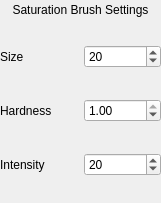
<?xml version="1.0" encoding="UTF-8"?>
<ui version="4.0">
 <class>SatBrush</class>
 <widget class="QWidget" name="SatBrush">
  <property name="geometry">
   <rect>
    <x>0</x>
    <y>0</y>
    <width>161</width>
    <height>203</height>
   </rect>
  </property>
  <property name="windowTitle">
   <string>Saturation Brush Settings</string>
  </property>
  <widget class="QWidget" name="gridLayoutWidget">
   <property name="geometry">
    <rect>
     <x>0</x>
     <y>20</y>
     <width>161</width>
     <height>181</height>
    </rect>
   </property>
   <layout class="QGridLayout" name="gridLayout">
    <item row="2" column="0">
     <widget class="QLabel" name="lIntensity">
      <property name="text">
       <string>Intensity</string>
      </property>
     </widget>
    </item>
    <item row="0" column="0">
     <widget class="QLabel" name="lSize">
      <property name="text">
       <string>Size</string>
      </property>
     </widget>
    </item>
    <item row="1" column="0">
     <widget class="QLabel" name="lHardness">
      <property name="text">
       <string>Hardness</string>
      </property>
     </widget>
    </item>
    <item row="2" column="1">
     <widget class="QSpinBox" name="ctrlIntensity">
      <property name="minimum">
       <number>-255</number>
      </property>
      <property name="maximum">
       <number>255</number>
      </property>
      <property name="value">
       <number>20</number>
      </property>
     </widget>
    </item>
    <item row="0" column="1">
     <widget class="QSpinBox" name="ctrlSize">
      <property name="minimum">
       <number>1</number>
      </property>
      <property name="maximum">
       <number>2048</number>
      </property>
      <property name="singleStep">
       <number>4</number>
      </property>
      <property name="value">
       <number>20</number>
      </property>
     </widget>
    </item>
    <item row="1" column="1">
     <widget class="QDoubleSpinBox" name="ctrlHardness">
      <property name="maximum">
       <double>1.000000000000000</double>
      </property>
      <property name="singleStep">
       <double>0.040000000000000</double>
      </property>
      <property name="value">
       <double>1.000000000000000</double>
      </property>
     </widget>
    </item>
   </layout>
  </widget>
  <widget class="QLabel" name="lTitle">
   <property name="geometry">
    <rect>
     <x>0</x>
     <y>0</y>
     <width>161</width>
     <height>20</height>
    </rect>
   </property>
   <property name="text">
    <string>Saturation Brush Settings</string>
   </property>
   <property name="alignment">
    <set>Qt::AlignCenter</set>
   </property>
  </widget>
 </widget>
 <resources/>
 <connections/>
</ui>
